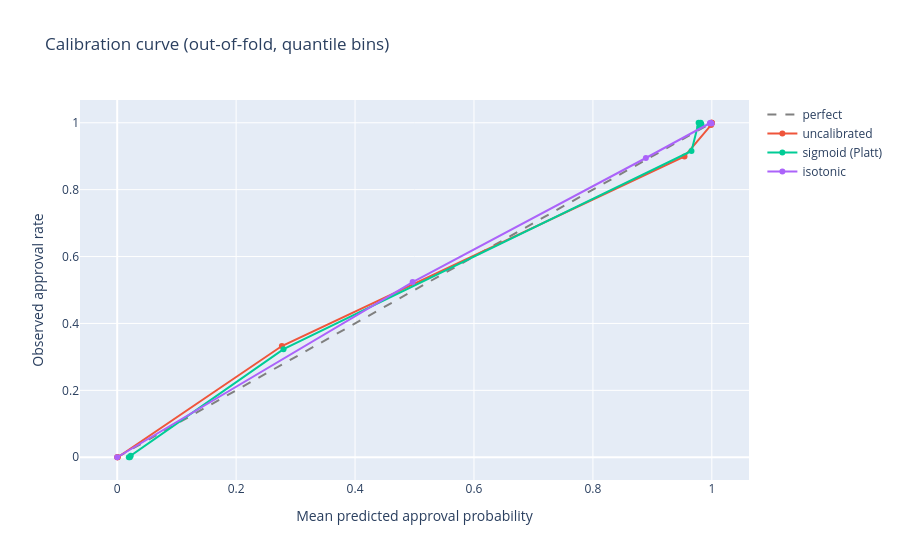

Write notebook code for a chart like this one.
### Code cell
fig = go.Figure()
fig.add_trace(
    go.Scatter(
        x=[0, 1], y=[0, 1], mode="lines", name="perfect", line={"dash": "dash", "color": "grey"}
    )
)
for name, r in cal.items():
    frac_pos, mean_pred = calibration_curve(y, r.oof_proba, n_bins=10, strategy="quantile")
    fig.add_trace(go.Scatter(x=mean_pred, y=frac_pos, mode="lines+markers", name=name))
fig.update_layout(
    title="Calibration curve (out-of-fold, quantile bins)",
    xaxis_title="Mean predicted approval probability",
    yaxis_title="Observed approval rate",
)
fig

### Figure 1 — Plotly figure (JSON) as saved in the notebook; plotly's stock layout.template omitted (floating-point values rounded to 4 significant figures)
{"data": [{"line": {"color": "grey", "dash": "dash"}, "mode": "lines", "name": "perfect", "type": "scatter", "x": [0, 1], "y": [0, 1]}, {"mode": "lines+markers", "name": "uncalibrated", "type": "scatter", "x": [0.0001289, 0.0003397, 0.0009164, 0.2769, 0.954, 0.9986, 0.9995, 0.9997, 0.9999, 0.9999], "y": [0.0, 0.0, 0.0, 0.3326, 0.8993, 0.993, 1.0, 0.9977, 1.0, 1.0]}, {"mode": "lines+markers", "name": "sigmoid (Platt)", "type": "scatter", "x": [0.01953, 0.02134, 0.02278, 0.2797, 0.9658, 0.9778, 0.979, 0.9812, 0.9817, 0.9824], "y": [0.0, 0.0, 0.004684, 0.3232, 0.9157, 1.0, 0.9883, 1.0, 0.9953, 0.9953]}, {"mode": "lines+markers", "name": "isotonic", "type": "scatter", "x": [0.0, 0.4968, 0.8891, 0.9967, 0.998, 0.9998], "y": [0.0, 0.5236, 0.8946, 0.9982, 1.0, 0.9977]}], "layout": {"title": {"text": "Calibration curve (out-of-fold, quantile bins)"}, "xaxis": {"title": {"text": "Mean predicted approval probability"}}, "yaxis": {"title": {"text": "Observed approval rate"}}}}
